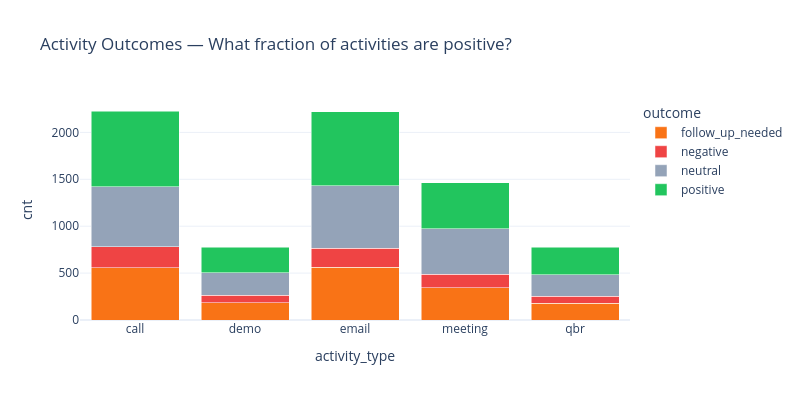

Notebook code for this chart:
### Code cell
# ── Activity outcomes ──
outcomes = q("""
    SELECT activity_type, outcome, COUNT(*) as cnt
    FROM v_activities_clean GROUP BY activity_type, outcome
""")

fig = px.bar(outcomes, x="activity_type", y="cnt", color="outcome", barmode="stack",
             title="Activity Outcomes — What fraction of activities are positive?",
             color_discrete_map={"positive":"#22c55e", "neutral":"#94a3b8",
                                  "negative":"#ef4444", "follow_up_needed":"#f97316"})
fig.update_layout(height=400, width=800)
fig.show()

# Win rates by type
for atype in outcomes.activity_type.unique():
    d = outcomes[outcomes.activity_type == atype]
    total = d.cnt.sum()
    positive = d[d.outcome == "positive"].cnt.sum()
    print(f"  {atype}: {positive/total*100:.0f}% positive")

### Figure 1 — Plotly figure (JSON) as saved in the notebook; plotly's stock layout.template omitted (floating-point values rounded to 4 significant figures)
{"data": [{"hovertemplate": "outcome=follow_up_needed<br>activity_type=%{x}<br>cnt=%{y}<extra></extra>", "legendgroup": "follow_up_needed", "marker": {"color": "#f97316", "pattern": {"shape": ""}}, "name": "follow_up_needed", "orientation": "v", "showlegend": true, "textposition": "auto", "type": "bar", "x": ["call", "demo", "email", "meeting", "qbr"], "xaxis": "x", "y": [558, 184, 564, 342, 179], "yaxis": "y"}, {"hovertemplate": "outcome=negative<br>activity_type=%{x}<br>cnt=%{y}<extra></extra>", "legendgroup": "negative", "marker": {"color": "#ef4444", "pattern": {"shape": ""}}, "name": "negative", "orientation": "v", "showlegend": true, "textposition": "auto", "type": "bar", "x": ["call", "demo", "email", "meeting", "qbr"], "xaxis": "x", "y": [225, 79, 201, 147, 76], "yaxis": "y"}, {"hovertemplate": "outcome=neutral<br>activity_type=%{x}<br>cnt=%{y}<extra></extra>", "legendgroup": "neutral", "marker": {"color": "#94a3b8", "pattern": {"shape": ""}}, "name": "neutral", "orientation": "v", "showlegend": true, "textposition": "auto", "type": "bar", "x": ["call", "demo", "email", "meeting", "qbr"], "xaxis": "x", "y": [637, 241, 664, 485, 225], "yaxis": "y"}, {"hovertemplate": "outcome=positive<br>activity_type=%{x}<br>cnt=%{y}<extra></extra>", "legendgroup": "positive", "marker": {"color": "#22c55e", "pattern": {"shape": ""}}, "name": "positive", "orientation": "v", "showlegend": true, "textposition": "auto", "type": "bar", "x": ["call", "demo", "email", "meeting", "qbr"], "xaxis": "x", "y": [808, 274, 790, 491, 293], "yaxis": "y"}], "layout": {"barmode": "stack", "height": 400, "legend": {"title": {"text": "outcome"}, "tracegroupgap": 0}, "title": {"text": "Activity Outcomes — What fraction of activities are positive?"}, "width": 800, "xaxis": {"anchor": "y", "domain": [0, 1], "title": {"text": "activity_type"}}, "yaxis": {"anchor": "x", "domain": [0, 1], "title": {"text": "cnt"}}}}
